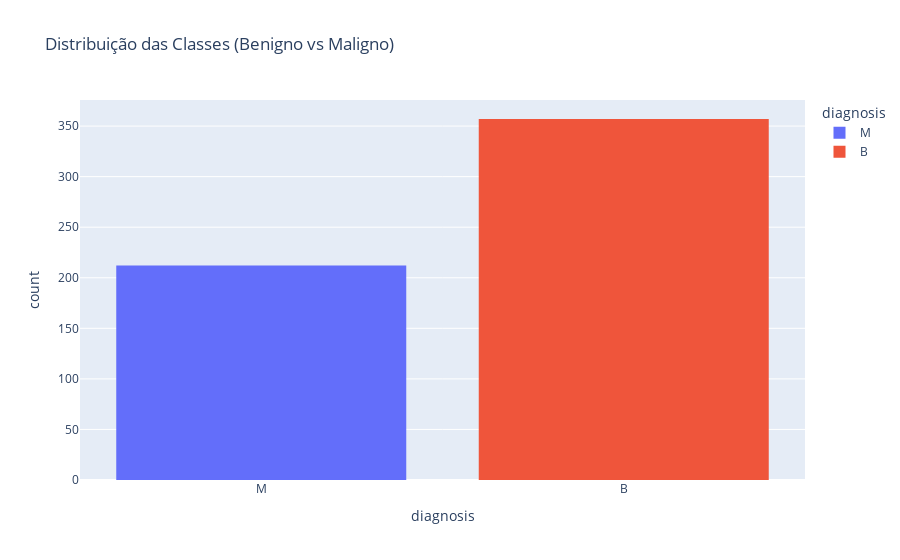

This figure's notebook cell:
### Markdown cell above
# 🔹 SEÇÃO 4 – Análise Exploratória de Dados (EDA)

### Code cell
# Inicializa a criação de um gráfico de histograma utilizando a biblioteca Plotly Express
fig = px.histogram(
    # Define o DataFrame 'df' como a fonte de dados para a visualização
    df,                                                   
    
    # Mapeia a coluna de diagnóstico para o eixo X, separando as ocorrências por categoria
    x="diagnosis",
    
    # Atribui cores distintas para as classes, facilitando a diferenciação visual entre Benigno e Maligno
    color="diagnosis",
    
    # Define o título do gráfico para contextualizar a análise de equilíbrio do dataset
    title="Distribuição das Classes (Benigno vs Maligno)" 
)

# Renderiza e exibe o gráfico interativo na interface do usuário ou notebook
fig.show()

### Figure 1 — Plotly figure (JSON) as saved in the notebook; plotly's stock layout.template omitted (floating-point values rounded to 4 significant figures; data arrays with more than 128 entries replaced by an {"elided": "..."} marker saying what was removed)
{"data": [{"bingroup": "x", "hovertemplate": "diagnosis=%{x}<br>count=%{y}<extra></extra>", "legendgroup": "M", "marker": {"color": "#636efa", "pattern": {"shape": ""}}, "name": "M", "orientation": "v", "showlegend": true, "type": "histogram", "x": {"elided": "212 str values"}, "xaxis": "x", "yaxis": "y"}, {"bingroup": "x", "hovertemplate": "diagnosis=%{x}<br>count=%{y}<extra></extra>", "legendgroup": "B", "marker": {"color": "#EF553B", "pattern": {"shape": ""}}, "name": "B", "orientation": "v", "showlegend": true, "type": "histogram", "x": {"elided": "357 str values"}, "xaxis": "x", "yaxis": "y"}], "layout": {"barmode": "relative", "legend": {"title": {"text": "diagnosis"}, "tracegroupgap": 0}, "title": {"text": "Distribuição das Classes (Benigno vs Maligno)"}, "xaxis": {"anchor": "y", "categoryarray": ["M", "B"], "categoryorder": "array", "domain": [0, 1], "title": {"text": "diagnosis"}}, "yaxis": {"anchor": "x", "domain": [0, 1], "title": {"text": "count"}}}}
